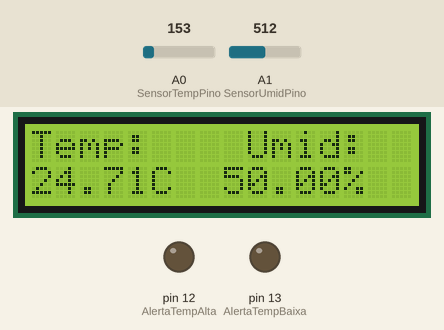
This sketch was run on a simulated Arduino Uno, built with avr-gcc and run on an emulated ATmega328P. Parts: 16×2 character LCD, output pins drawn as LEDs (lit = HIGH). Inputs (shaded band) come from the test bench; at power-on: A1 (SensorUmidPino) = 512, A0 (SensorTempPino) = 153.

Above: at 1.2 s.
1.3 s: A1 (SensorUmidPino) set to 1012
At 3.1 s:
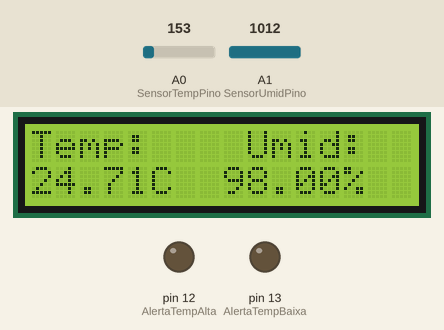
3.5 s: A1 (SensorUmidPino) set to 1023
At 4.8 s:
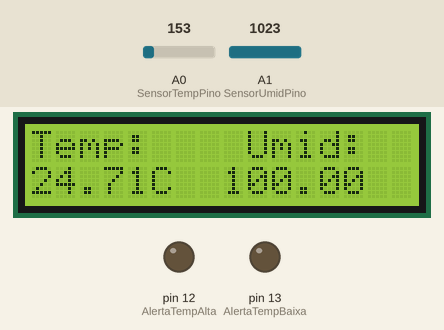
5.5 s: A0 (SensorTempPino) set to 170
At 6.5 s:
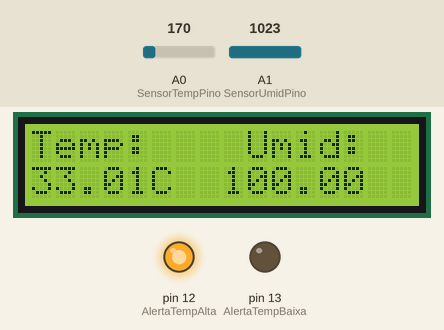
7.5 s: A0 (SensorTempPino) set to 133
At 9.2 s:
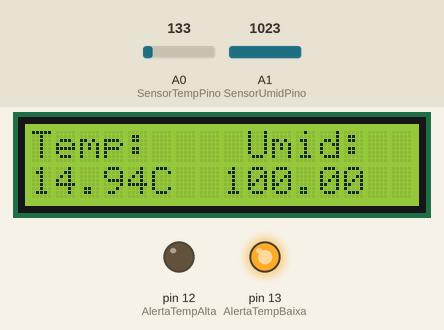
9.5 s: A0 (SensorTempPino) set to 114
At 11.2 s:
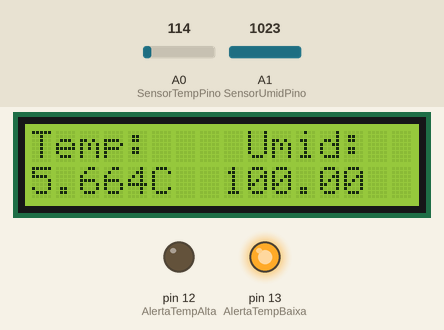
11.5 s: A1 (SensorUmidPino) set to 900
At 12.9 s:
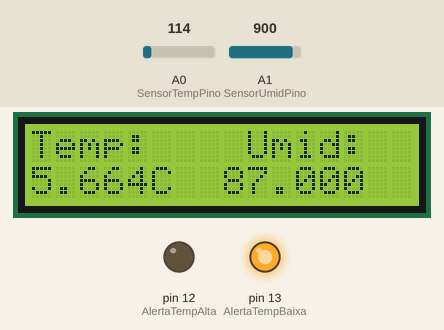
Timing chart, 0 to 14.5 s (numbered marks = the images above; inputs shaded):
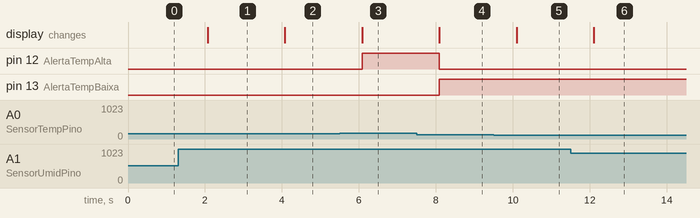

Measured:
- the behaviour switches between 1022 and 1023 on A1 (SensorUmidPino) (found by bisection; images 1 and 2)
- the behaviour switches between 153 and 154 on A0 (SensorTempPino) (found by bisection; images 2 and 3)
- after the input at 1.3 s, the display: changes after 0.77 s (image 1)
- after the input at 3.5 s, the display: changes after 0.58 s (image 2)
- after the input at 5.5 s, pin 12 (AlertaTempAlta): LOW → HIGH after 0.59 s; the display: changes after 0.59 s (image 3)
- after the input at 7.5 s, pin 12 (AlertaTempAlta): HIGH → LOW after 0.59 s; pin 13 (AlertaTempBaixa): LOW → HIGH after 0.59 s; the display: changes after 0.59 s (image 4)
- after the input at 9.5 s, the display: changes after 0.60 s (image 5)
- after the input at 11.5 s, the display: changes after 0.60 s (image 6)

The sketch:

sensor_de_umidade_e_temperatura1.ino
```cpp
// C++ code
//
// Biblioteca LiquidCrystal para o Display
#include <LiquidCrystal.h>

// Pinos conectados no display
LiquidCrystal LCD(9,11,6,5,4,3);

// Variáveis

int LED=2;
//int BT=7;
int SensorTempPino=0;
int SensorUmidPino=1;
int porcem=0;


// Pino usado para o alerta de Temp Baixa = 13
int AlertaTempBaixa=13;
// Pino usado para o alerta de Temp Alta = 12
int AlertaTempAlta=12;

// Liga Led Vermelho abaixo de 15 grau Celsius
int TempBaixa=15;
// Liga Led Verde acima de 25 graus Celsius
int TempAlta=25;


void setup()
{

  // Informa se os pinos dos LEDs são de entrada ou saída
  pinMode(AlertaTempBaixa, OUTPUT);
  pinMode(AlertaTempAlta, OUTPUT);

  // LCD em 16 colunas x 2 linhas
  LCD.begin(16,2);

  //Cursor na coluna 0 e linha 0;
  LCD.setCursor(0,0);

  // Mensagem no LCD
  LCD.print("Temp:");

    // Mensagem no LCD (Espaço vazio para não ficar "colada" a informação
  LCD.print("    ");

  // Mensagem no LCD
  LCD.print("Umid:");

  // Cursor para a primeira coluna e segunda linha do LCD
  LCD.setCursor(0,1);

  // Imprime a mensagem no LCD ( C = Graus Celsius)
  LCD.print("     C      ");

  // Imprime a mensagem no LCD (% = porcentagem da Umidade)
  LCD.setCursor(13,1);
  LCD.print("%");
}

void loop()
{

  // Melhorias
 // Trecho ainda em desenvolvimento para controle manual via botão ou led de alerta.


 /* atual_BT= armazena(ultimo_BT);
  if (ultimo_BT==LOW && atual_BT==HIGH)
  {
     ledON= !ledON;
     delay(1000);

  }

  ultimo_BT=atual_BT;
  digitalWrite (LED, ledON);*/

   // Leitura da tensao no Sensor de Temperatura
   int SensorTempTensao=analogRead(SensorTempPino);

   // Formula para converter a tensao lida
   float Tensao=SensorTempTensao*5;
   Tensao/=1024;

   // Formula para converter a tensao lida em Graus Celsius
   // ou para testes alterar o valor *100 assim você tem uma temp > ou <
   float TemperaturaC=(Tensao-0.5)*100;
   //float TemperaturaC=(Tensao-0.6)*100; nessa linha para teste força temperatura a mudar além do ambiente aciona o led

   // Muda o cursor para a primeira coluna e segunda linha do LCD
   LCD.setCursor(0,1);

   // Mensagem da temperatura em Graus Celsius
   LCD.print(TemperaturaC);


    // Leitura da tensao no Sensor de Umidade
   int SensorUmidTensao=analogRead(SensorUmidPino);

    // Formula para converter a tensao lida em porcentagem
   float porcem=map(SensorUmidTensao,0,1023,0,100);

    // Muda o cursor para a segunda coluna e nona linha do LCD
    LCD.setCursor(8,1);

    // Mensagem d umidade em porcentagem
    LCD.print(porcem);


  // Acende ou apaga os alertas luminosos de temperatura baixa e alta
  	if (TemperaturaC>=TempAlta) {
  		digitalWrite(AlertaTempBaixa, LOW);
  		digitalWrite(AlertaTempAlta, HIGH);
    }
  	else if (TemperaturaC<=TempBaixa) {
  		digitalWrite(AlertaTempBaixa, HIGH);
  		digitalWrite(AlertaTempAlta, LOW);
  	}
  	else {
  		digitalWrite(AlertaTempBaixa, LOW);
  		digitalWrite(AlertaTempAlta, LOW);
    }

  // Aguarda 1 segundo
  	delay(1000);
}
```
